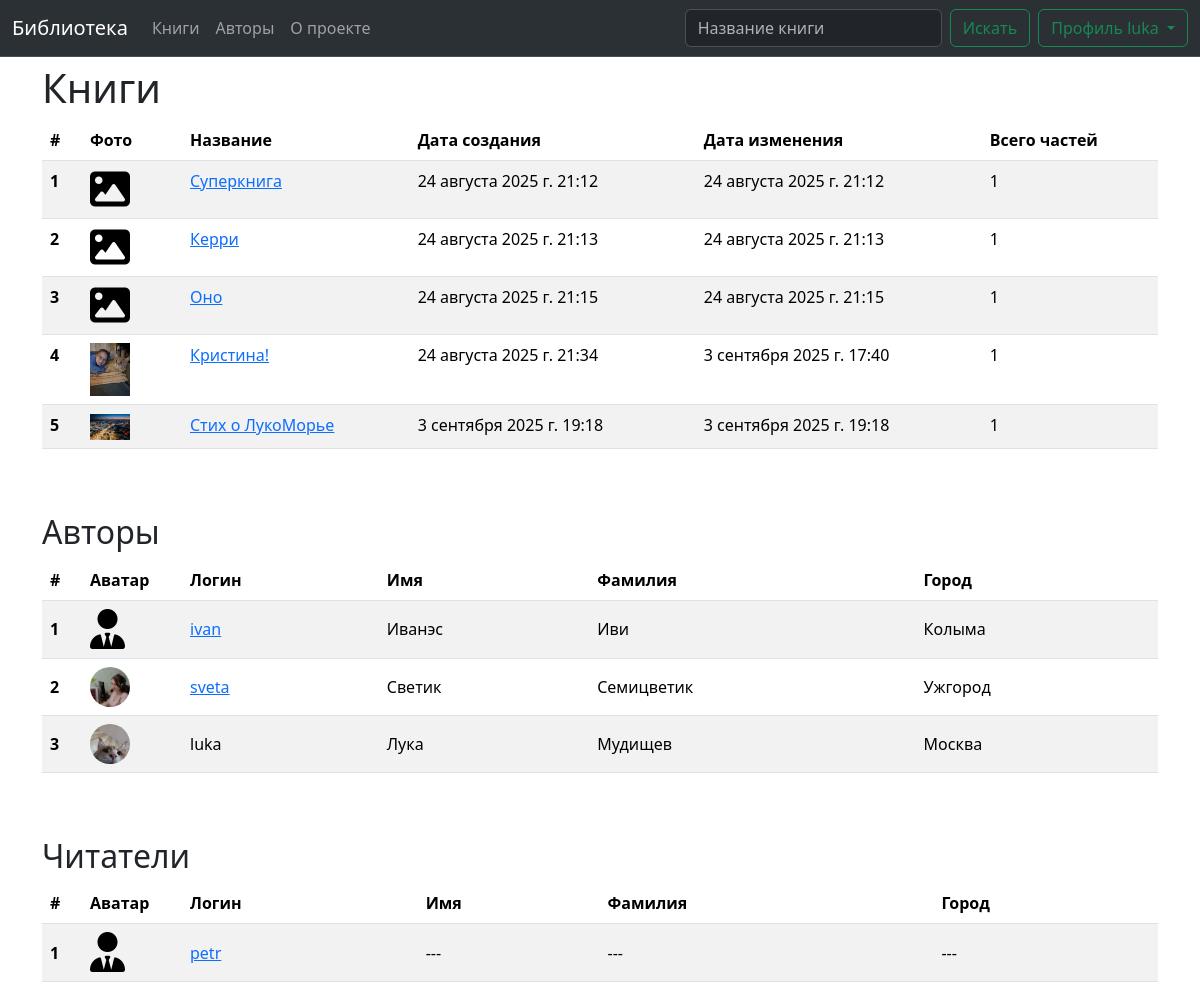
/ (signed in), run on the app's committed database.
### library/models.py (models this page shows, shortened)
class Book(models.Model):
    title = models.CharField(max_length=250, unique=True)
    author = models.ForeignKey(User, on_delete=models.DO_NOTHING)
    description = HTMLField(null=True, blank=True)
    image = models.ImageField(null=True, blank=True, upload_to='books/')
    parts_num = models.PositiveIntegerField(default=0)
    created_at = models.DateTimeField(auto_now_add=True)
    updated_at = models.DateTimeField(auto_now=True)

### users/models.py (models this page shows, shortened)
class Profile(models.Model):
    user = models.OneToOneField(User, on_delete=models.CASCADE)
    city = models.CharField(max_length=100, null=True, blank=True)
    about = HTMLField(null=True, blank=True)
    avatar = models.ImageField(null=True, blank=True, upload_to='users/')
    isAuthor = models.BooleanField(default=False)
    @property
    def friends(self):
        sent = FriendRequest.objects.filter(from_user=self, accepted=True).values_list('to_user', flat=True)
        received = FriendRequest.objects.filter(to_user=self, accepted=True).values_list('from_user', flat=True)
        friend_ids = list(sent) + list(received)
        return Profile.objects.filter(id__in=friend_ids)
    @property
    def friends_request_to_me(self):
        received = FriendRequest.objects.filter(to_user=self, accepted=False).values_list('from_user', flat=True)
        request_ids = list(received)
        return Profile.objects.filter(id__in=request_ids)

### library/views.py (the view)
# urls.py: path('', Index.as_view(), name='home'),
class Index(View):
    def get(self, req):
        books = Book.objects.all()
        authors = Profile.objects.filter(isAuthor=True)
        users = Profile.objects.filter(isAuthor=False)
        return render(req, 'library/home.html', {'books': books, 'authors': authors, 'users': users})

### library/context_processors.py (called while the page is built)
def menu_data(request):
    return {
        'authors_count': Profile.objects.filter(isAuthor=True).count(),
        'friends_count': request.user.profile.friends.count() if request.user.is_authenticated and hasattr(request.user, 'profile') else 0,
        'requests_count': request.user.profile.friends_request_to_me.count() if request.user.is_authenticated and hasattr(request.user, 'profile') else 0,
        'books_count': Book.objects.all().count(),
    }

### library/templates/library/home.html (shortened to what this page needs)
{% load static %}
<!DOCTYPE html>
<html lang="ru">
<head>
    <link href="https://use.fontawesome.com/releases/v6.1.1/css/all.css" rel="stylesheet">
    <link href="https://cdn.jsdelivr.net/npm/bootstrap@5.3.7/dist/css/bootstrap.min.css" rel="stylesheet">
    <link href="{% static 'css/base.css' %}" rel="stylesheet">
</head>
<body>
    {% include 'includes/header.html' %}
    <div class="container">
        <div class="row">
            <div class="col pt-5 mt-3">
                <h1>Книги</h1>
            </div>
        </div>
        {% if books|length %}
            <div class="row">
                <div class="col">
                    <table class="table table-striped">
                      <thead>
                        <tr>
                          <th scope="col" style="width: 40px">#</th>
                          <th scope="col" style="width: 100px">Фото</th>
                          <th scope="col">Название</th>
                          <th scope="col">Дата создания</th>
                          <th scope="col">Дата изменения</th>
                          <th scope="col">Всего частей</th>
                        </tr>
                      </thead>
                      <tbody>
                      {% for i in books %}
                        <tr>
                          <th scope="row">{{ forloop.counter }}</th>
                          <td>
                              {% if i.image %}
                                  <img src="{{ i.image.url }}" alt="img" width="40">
                              {% else %}
                                <i class="fa-solid fa-image" style="font-size: 40px"></i>
                              {% endif %}
                          </td>
                          <td>
                            <a href="{% url 'library:book_details' i.pk %}">{{ i.title }}</a>
                          </td>
                          <td>{{ i.created_at }}</td>
                          <td>{{ i.updated_at }}</td>
                          <td>{{ i.parts_num }}</td>
                        </tr>
                      {% endfor %}
                      </tbody>
                    </table>
                </div>
            </div>
        {% endif %}
        {% if authors|length %}
            <div class="row">
                <div class="col">
                    <h2 class="mt-5">Авторы</h2>
                    <table class="table table-striped">
                      <thead>
                        <tr>
                          <th scope="col" style="width: 40px">#</th>
                          <th scope="col" style="width: 100px">Аватар</th>
                          <th scope="col">Логин</th>
                          <th scope="col">Имя</th>
                          <th scope="col">Фамилия</th>
                          <th scope="col">Город</th>
                        </tr>
                      </thead>
                      <tbody>
                      {% for i in authors %}
                        <tr>
                          <th scope="row" style="vertical-align: middle">{{ forloop.counter }}</th>
                          <td class="avatar">
                              {% if i.avatar %}
                              <div class="img-avatar">
                                <img src="{{ i.avatar.url }}" alt="img" class="avatar-img" width="40">
                              </div>
                              {% else %}
                                <i class="fa-solid fa-user-tie" style="font-size: 40px"></i>
                              {% endif %}
                          </td>
                            {% if i.pk == user.profile.pk %}
                            <td style="vertical-align: middle">{{ i.user.username }}</td>
                            {% else %}
                            <td style="vertical-align: middle"><a href="{% url 'library:author' i.pk %}">{{ i.user.username }}</a></td>
                            {% endif %}
                          <td style="vertical-align: middle">{{ i.user.first_name|default:"---" }}</td>
                          <td style="vertical-align: middle">{{ i.user.last_name|default:"---" }}</td>
                          <td style="vertical-align: middle">{{ i.city|default:"---" }}</td>
                        </tr>
                      {% endfor %}
                      </tbody>
                    </table>
                </div>
            </div>
        {% endif %}
        {% if users|length %}
            <div class="row">
                <div class="col">
                    <h2 class="mt-5">Читатели</h2>
                    <table class="table table-striped">
                      <thead>
                        <tr>
                          <th scope="col" style="width: 40px">#</th>
                          <th scope="col" style="width: 100px">Аватар</th>
                          <th scope="col">Логин</th>
                          <th scope="col">Имя</th>
                          <th scope="col">Фамилия</th>
                          <th scope="col">Город</th>
                        </tr>
                      </thead>
                      <tbody>
                      {% for i in users %}
                        <tr>
                          <th scope="row" style="vertical-align: middle">{{ forloop.counter }}</th>
                          <td class="avatar">
                              {% if i.avatar %}
                              <div class="img-avatar">
                                <img src="{{ i.avatar.url }}" alt="img" class="avatar-img" width="40">
                              </div>
                              {% else %}
                                <i class="fa-solid fa-user-tie" style="font-size: 40px"></i>
                              {% endif %}
                          </td>
                            {% if i.pk == user.profile.pk %}
                            <td style="vertical-align: middle">{{ i.user.username }}</td>
                            {% else %}
                            <td style="vertical-align: middle"><a href="{% url 'library:author' i.pk %}">{{ i.user.username }}</a></td>
                            {% endif %}
                          <td style="vertical-align: middle">{{ i.user.first_name|default:"---" }}</td>
                          <td style="vertical-align: middle">{{ i.user.last_name|default:"---" }}</td>
                          <td style="vertical-align: middle">{{ i.city|default:"---" }}</td>
                        </tr>
                      {% endfor %}
                      </tbody>
                    </table>
                </div>
            </div>
        {% endif %}
    </div>
</body>
</html>

### templates/includes/header.html (shortened to what this page needs)
<nav class="navbar fixed-top navbar-expand-lg bg-body-tertiary bg-dark border-bottom border-body" data-bs-theme="dark">
  <div class="container-fluid">
    <a class="navbar-brand" href="{% url 'library:home' %}">Библиотека</a>
    <div class="collapse navbar-collapse" id="navbarSupportedContent">
      <ul class="navbar-nav me-auto mb-2 mb-lg-0">
        <li class="nav-item">
          <a
            class="nav-link {% if request.resolver_match.url_name == 'books' %}active{% endif %}"
            href="{% url 'library:books' %}"
          >Книги</a>
        </li>
        <li class="nav-item">
          <a
            class="nav-link {% if request.resolver_match.url_name == 'authors' %}active{% endif %}"
            href="{% url 'library:authors' %}"
          >Авторы</a>
        </li>
        <li class="nav-item">
          <a
            class="nav-link {% if request.resolver_match.url_name == 'about' %}active{% endif %}"
            href="{% url 'library:about' %}"
          >О проекте</a>
        </li>
      </ul>
      <form class="d-flex" role="search" method="get" action="{% url 'library:home' %}">
        <input class="form-control me-2" type="search" placeholder="Название книги" aria-label="Название книги"/>
        <button class="btn btn-outline-success" type="submit">Искать</button>
      </form>
        {% if user.is_authenticated and user.profile %}
        <div class="dropdown">
          <button class="btn btn-outline-success dropdown-toggle ms-2" type="button" data-bs-toggle="dropdown" aria-expanded="false">
            Профиль {{ user.username }}
          </button>
        </div>
        {% else %}
            <form class="d-flex ms-2" method="post" action="{% url 'users:login' %}">
              {% csrf_token %}
              <button class="btn btn-outline-success" type="submit">Вход</button>
            </form>
        {% endif %}
    </div>
  </div>
</nav>

### static/css/base.css (style rules this page uses)
html, body { height: 100%; }
.img-avatar { width: 40px; height: 40px; border-radius: 50%; overflow: hidden; }

### data on the page
Book: title "Суперкнига", created_at "24 августа 2025 г. 21:12", updated_at "24 августа 2025 г. 21:12", parts_num "1"
Book: title "Керри", created_at "24 августа 2025 г. 21:13", updated_at "24 августа 2025 г. 21:13", parts_num "1"
Book: title "Оно", created_at "24 августа 2025 г. 21:15", updated_at "24 августа 2025 г. 21:15", parts_num "1"
Book: image (picture), title "Кристина!", created_at "24 августа 2025 г. 21:34", updated_at "3 сентября 2025 г. 17:40", parts_num "1"
Book: image (picture), title "Стих о ЛукоМорье", created_at "3 сентября 2025 г. 19:18", updated_at "3 сентября 2025 г. 19:18", parts_num "1"
Profile: user.username "ivan", user.first_name "Иванэс", user.last_name "Иви", city "Колыма"
Profile: avatar (picture), user.username "sveta", user.first_name "Светик", user.last_name "Семицветик", city "Ужгород"
Profile: avatar (picture), user.username "luka", user.first_name "Лука", user.last_name "Мудищев", city "Москва"
Profile: user.username "petr", user.first_name "---", user.last_name "---", city "---"

### other printed values
{{ user.username }} "luka"
